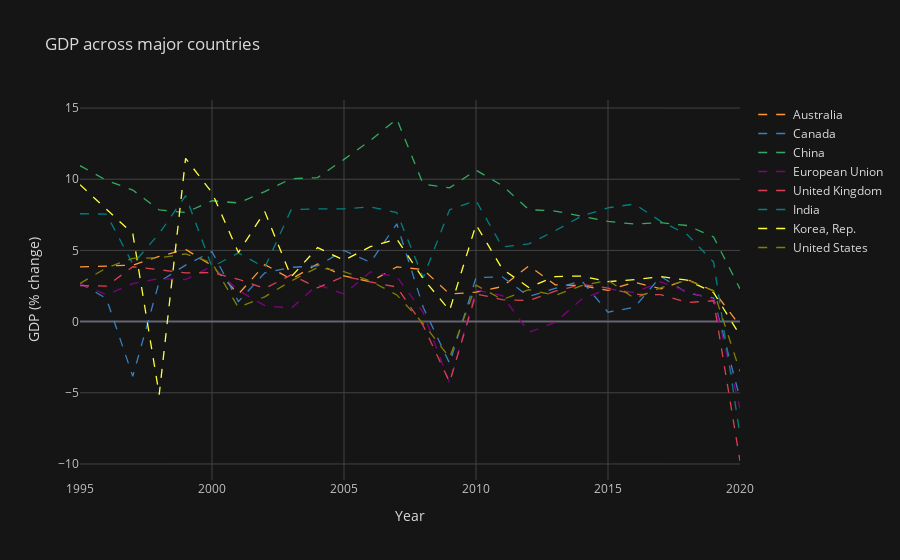
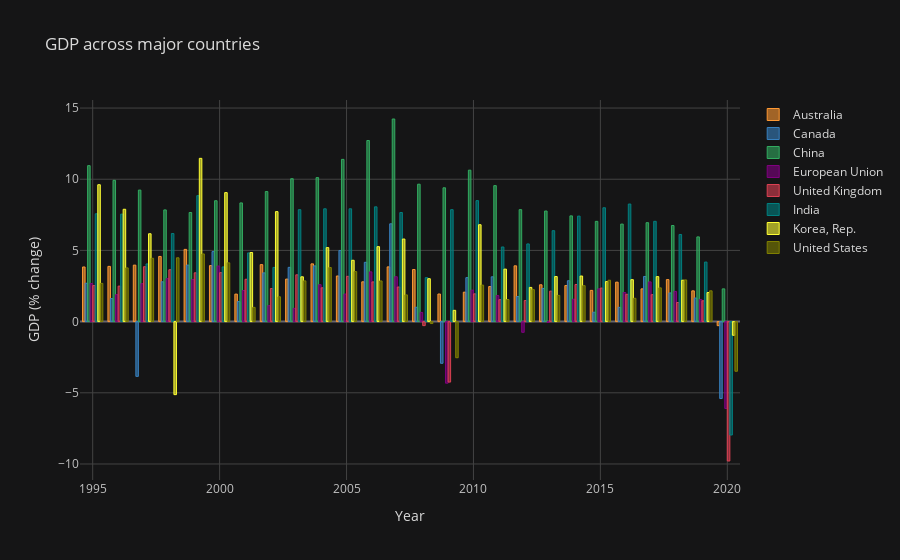

Notebook code for these charts, in order:
### Code cell
# Generate same plots as above but using cufflinks
gdp_fig1 = gdp_new.iplot(kind='line',
                         dash='dash',
                         title="GDP across major countries",
                         xTitle="Year",
                         yTitle='GDP (% change)',
                         asImage=True,
                         filename='GDP_world_line')             
             
gdp_fig2 = gdp_new.iplot(kind='bar',
                         dash='dash',
                         title="GDP across major countries",
                         xTitle="Year",
                         yTitle='GDP (% change)',
                         asImage=True,
                         filename='GDP_world_bar')

#Create the plot matrix:
fig = subplots.make_subplots(rows=2, cols=1)

#Add traces, use  'add_traces', or 'append_trace'.
fig.add_traces(gdp_fig1)
fig.add_traces(gdp_fig2)

fig['layout'].update(height=600,
                     width=600)

### Figure 1 — Plotly figure (JSON) as saved in the notebook; plotly's stock layout.template omitted (floating-point values rounded to 4 significant figures)
{"data": [{"line": {"color": "rgba(255, 153, 51, 1.0)", "dash": "dash", "shape": "linear", "width": 1.3}, "mode": "lines", "name": "Australia", "text": "", "type": "scatter", "x": [1995, 1996, 1997, 1998, 1999, 2000, 2001, 2002, 2003, 2004, 2005, 2006, 2007, 2008, 2009, 2010, 2011, 2012, 2013, 2014, 2015, 2016, 2017, 2018, 2019, 2020], "y": [3.838, 3.879, 3.967, 4.577, 5.074, 3.933, 1.931, 4.001, 2.986, 4.055, 3.204, 2.795, 3.844, 3.658, 1.937, 2.067, 2.463, 3.918, 2.585, 2.533, 2.193, 2.771, 2.301, 2.949, 2.161, -0.2848]}, {"line": {"color": "rgba(55, 128, 191, 1.0)", "dash": "dash", "shape": "linear", "width": 1.3}, "mode": "lines", "name": "Canada", "text": "", "type": "scatter", "x": [1995, 1996, 1997, 1998, 1999, 2000, 2001, 2002, 2003, 2004, 2005, 2006, 2007, 2008, 2009, 2010, 2011, 2012, 2013, 2014, 2015, 2016, 2017, 2018, 2019, 2020], "y": [2.694, 1.619, -3.845, 2.797, 3.97, 4.918, 1.406, 3.422, 3.811, 3.914, 4.996, 4.166, 6.869, 1.008, -2.928, 3.089, 3.147, 1.762, 2.329, 2.87, 0.6592, 1.001, 3.171, 2.014, 1.656, -5.403]}, {"line": {"color": "rgba(50, 171, 96, 1.0)", "dash": "dash", "shape": "linear", "width": 1.3}, "mode": "lines", "name": "China", "text": "", "type": "scatter", "x": [1995, 1996, 1997, 1998, 1999, 2000, 2001, 2002, 2003, 2004, 2005, 2006, 2007, 2008, 2009, 2010, 2011, 2012, 2013, 2014, 2015, 2016, 2017, 2018, 2019, 2020], "y": [10.95, 9.923, 9.237, 7.846, 7.662, 8.49, 8.336, 9.134, 10.04, 10.11, 11.39, 12.72, 14.23, 9.651, 9.399, 10.64, 9.551, 7.864, 7.766, 7.426, 7.041, 6.849, 6.947, 6.75, 5.95, 2.3]}, {"line": {"color": "rgba(128, 0, 128, 1.0)", "dash": "dash", "shape": "linear", "width": 1.3}, "mode": "lines", "name": "European Union", "text": "", "type": "scatter", "x": [1995, 1996, 1997, 1998, 1999, 2000, 2001, 2002, 2003, 2004, 2005, 2006, 2007, 2008, 2009, 2010, 2011, 2012, 2013, 2014, 2015, 2016, 2017, 2018, 2019, 2020], "y": [2.673, 1.893, 2.664, 3.019, 2.959, 3.903, 2.184, 1.124, 0.9305, 2.595, 1.934, 3.494, 3.152, 0.6449, -4.326, 2.21, 1.832, -0.7518, -0.05531, 1.573, 2.301, 2.045, 2.789, 2.118, 1.554, -6.1]}, {"line": {"color": "rgba(219, 64, 82, 1.0)", "dash": "dash", "shape": "linear", "width": 1.3}, "mode": "lines", "name": "United Kingdom", "text": "", "type": "scatter", "x": [1995, 1996, 1997, 1998, 1999, 2000, 2001, 2002, 2003, 2004, 2005, 2006, 2007, 2008, 2009, 2010, 2011, 2012, 2013, 2014, 2015, 2016, 2017, 2018, 2019, 2020], "y": [2.532, 2.492, 3.855, 3.645, 3.428, 3.437, 2.974, 2.324, 3.286, 2.374, 3.18, 2.788, 2.431, -0.2812, -4.248, 1.95, 1.54, 1.479, 2.139, 2.607, 2.356, 1.918, 1.892, 1.341, 1.463, -9.79]}, {"line": {"color": "rgba(0, 128, 128, 1.0)", "dash": "dash", "shape": "linear", "width": 1.3}, "mode": "lines", "name": "India", "text": "", "type": "scatter", "x": [1995, 1996, 1997, 1998, 1999, 2000, 2001, 2002, 2003, 2004, 2005, 2006, 2007, 2008, 2009, 2010, 2011, 2012, 2013, 2014, 2015, 2016, 2017, 2018, 2019, 2020], "y": [7.574, 7.55, 4.05, 6.184, 8.846, 3.841, 4.824, 3.804, 7.86, 7.923, 7.923, 8.061, 7.661, 3.087, 7.862, 8.498, 5.241, 5.456, 6.386, 7.41, 7.996, 8.256, 7.044, 6.12, 4.181, -7.965]}, {"line": {"color": "rgba(255, 255, 51, 1.0)", "dash": "dash", "shape": "linear", "width": 1.3}, "mode": "lines", "name": "Korea, Rep.", "text": "", "type": "scatter", "x": [1995, 1996, 1997, 1998, 1999, 2000, 2001, 2002, 2003, 2004, 2005, 2006, 2007, 2008, 2009, 2010, 2011, 2012, 2013, 2014, 2015, 2016, 2017, 2018, 2019, 2020], "y": [9.615, 7.891, 6.171, -5.129, 11.47, 9.061, 4.852, 7.725, 3.147, 5.197, 4.309, 5.264, 5.8, 3.013, 0.7927, 6.805, 3.686, 2.403, 3.165, 3.202, 2.809, 2.947, 3.16, 2.907, 2.039, -0.9578]}, {"line": {"color": "rgba(128, 128, 0, 1.0)", "dash": "dash", "shape": "linear", "width": 1.3}, "mode": "lines", "name": "United States", "text": "", "type": "scatter", "x": [1995, 1996, 1997, 1998, 1999, 2000, 2001, 2002, 2003, 2004, 2005, 2006, 2007, 2008, 2009, 2010, 2011, 2012, 2013, 2014, 2015, 2016, 2017, 2018, 2019, 2020], "y": [2.684, 3.773, 4.447, 4.481, 4.753, 4.127, 0.9983, 1.742, 2.861, 3.799, 3.513, 2.855, 1.876, -0.1366, -2.537, 2.564, 1.551, 2.25, 1.842, 2.526, 2.908, 1.638, 2.37, 2.927, 2.161, -3.486]}], "layout": {"autosize": true, "legend": {"bgcolor": "#151516", "font": {"color": "#D9D9D9"}}, "paper_bgcolor": "#151516", "plot_bgcolor": "#151516", "title": {"font": {"color": "#D9D9D9"}, "text": "GDP across major countries"}, "xaxis": {"autorange": true, "gridcolor": "#434343", "range": [1995, 2020], "showgrid": true, "tickfont": {"color": "#C2C2C2"}, "title": {"font": {"color": "#D9D9D9"}, "text": "Year"}, "type": "linear", "zerolinecolor": "#666570"}, "yaxis": {"autorange": true, "gridcolor": "#434343", "range": [-11.12, 15.57], "showgrid": true, "tickfont": {"color": "#C2C2C2"}, "title": {"font": {"color": "#D9D9D9"}, "text": "GDP (% change)"}, "type": "linear", "zerolinecolor": "#666570"}}}

### Figure 2 — Plotly figure (JSON) as saved in the notebook; plotly's stock layout.template omitted (floating-point values rounded to 4 significant figures)
{"data": [{"marker": {"color": "rgba(255, 153, 51, 0.6)", "line": {"color": "rgba(255, 153, 51, 1.0)", "width": 1}}, "name": "Australia", "orientation": "v", "text": "", "type": "bar", "x": [1995, 1996, 1997, 1998, 1999, 2000, 2001, 2002, 2003, 2004, 2005, 2006, 2007, 2008, 2009, 2010, 2011, 2012, 2013, 2014, 2015, 2016, 2017, 2018, 2019, 2020], "y": [3.838, 3.879, 3.967, 4.577, 5.074, 3.933, 1.931, 4.001, 2.986, 4.055, 3.204, 2.795, 3.844, 3.658, 1.937, 2.067, 2.463, 3.918, 2.585, 2.533, 2.193, 2.771, 2.301, 2.949, 2.161, -0.2848]}, {"marker": {"color": "rgba(55, 128, 191, 0.6)", "line": {"color": "rgba(55, 128, 191, 1.0)", "width": 1}}, "name": "Canada", "orientation": "v", "text": "", "type": "bar", "x": [1995, 1996, 1997, 1998, 1999, 2000, 2001, 2002, 2003, 2004, 2005, 2006, 2007, 2008, 2009, 2010, 2011, 2012, 2013, 2014, 2015, 2016, 2017, 2018, 2019, 2020], "y": [2.694, 1.619, -3.845, 2.797, 3.97, 4.918, 1.406, 3.422, 3.811, 3.914, 4.996, 4.166, 6.869, 1.008, -2.928, 3.089, 3.147, 1.762, 2.329, 2.87, 0.6592, 1.001, 3.171, 2.014, 1.656, -5.403]}, {"marker": {"color": "rgba(50, 171, 96, 0.6)", "line": {"color": "rgba(50, 171, 96, 1.0)", "width": 1}}, "name": "China", "orientation": "v", "text": "", "type": "bar", "x": [1995, 1996, 1997, 1998, 1999, 2000, 2001, 2002, 2003, 2004, 2005, 2006, 2007, 2008, 2009, 2010, 2011, 2012, 2013, 2014, 2015, 2016, 2017, 2018, 2019, 2020], "y": [10.95, 9.923, 9.237, 7.846, 7.662, 8.49, 8.336, 9.134, 10.04, 10.11, 11.39, 12.72, 14.23, 9.651, 9.399, 10.64, 9.551, 7.864, 7.766, 7.426, 7.041, 6.849, 6.947, 6.75, 5.95, 2.3]}, {"marker": {"color": "rgba(128, 0, 128, 0.6)", "line": {"color": "rgba(128, 0, 128, 1.0)", "width": 1}}, "name": "European Union", "orientation": "v", "text": "", "type": "bar", "x": [1995, 1996, 1997, 1998, 1999, 2000, 2001, 2002, 2003, 2004, 2005, 2006, 2007, 2008, 2009, 2010, 2011, 2012, 2013, 2014, 2015, 2016, 2017, 2018, 2019, 2020], "y": [2.673, 1.893, 2.664, 3.019, 2.959, 3.903, 2.184, 1.124, 0.9305, 2.595, 1.934, 3.494, 3.152, 0.6449, -4.326, 2.21, 1.832, -0.7518, -0.05531, 1.573, 2.301, 2.045, 2.789, 2.118, 1.554, -6.1]}, {"marker": {"color": "rgba(219, 64, 82, 0.6)", "line": {"color": "rgba(219, 64, 82, 1.0)", "width": 1}}, "name": "United Kingdom", "orientation": "v", "text": "", "type": "bar", "x": [1995, 1996, 1997, 1998, 1999, 2000, 2001, 2002, 2003, 2004, 2005, 2006, 2007, 2008, 2009, 2010, 2011, 2012, 2013, 2014, 2015, 2016, 2017, 2018, 2019, 2020], "y": [2.532, 2.492, 3.855, 3.645, 3.428, 3.437, 2.974, 2.324, 3.286, 2.374, 3.18, 2.788, 2.431, -0.2812, -4.248, 1.95, 1.54, 1.479, 2.139, 2.607, 2.356, 1.918, 1.892, 1.341, 1.463, -9.79]}, {"marker": {"color": "rgba(0, 128, 128, 0.6)", "line": {"color": "rgba(0, 128, 128, 1.0)", "width": 1}}, "name": "India", "orientation": "v", "text": "", "type": "bar", "x": [1995, 1996, 1997, 1998, 1999, 2000, 2001, 2002, 2003, 2004, 2005, 2006, 2007, 2008, 2009, 2010, 2011, 2012, 2013, 2014, 2015, 2016, 2017, 2018, 2019, 2020], "y": [7.574, 7.55, 4.05, 6.184, 8.846, 3.841, 4.824, 3.804, 7.86, 7.923, 7.923, 8.061, 7.661, 3.087, 7.862, 8.498, 5.241, 5.456, 6.386, 7.41, 7.996, 8.256, 7.044, 6.12, 4.181, -7.965]}, {"marker": {"color": "rgba(255, 255, 51, 0.6)", "line": {"color": "rgba(255, 255, 51, 1.0)", "width": 1}}, "name": "Korea, Rep.", "orientation": "v", "text": "", "type": "bar", "x": [1995, 1996, 1997, 1998, 1999, 2000, 2001, 2002, 2003, 2004, 2005, 2006, 2007, 2008, 2009, 2010, 2011, 2012, 2013, 2014, 2015, 2016, 2017, 2018, 2019, 2020], "y": [9.615, 7.891, 6.171, -5.129, 11.47, 9.061, 4.852, 7.725, 3.147, 5.197, 4.309, 5.264, 5.8, 3.013, 0.7927, 6.805, 3.686, 2.403, 3.165, 3.202, 2.809, 2.947, 3.16, 2.907, 2.039, -0.9578]}, {"marker": {"color": "rgba(128, 128, 0, 0.6)", "line": {"color": "rgba(128, 128, 0, 1.0)", "width": 1}}, "name": "United States", "orientation": "v", "text": "", "type": "bar", "x": [1995, 1996, 1997, 1998, 1999, 2000, 2001, 2002, 2003, 2004, 2005, 2006, 2007, 2008, 2009, 2010, 2011, 2012, 2013, 2014, 2015, 2016, 2017, 2018, 2019, 2020], "y": [2.684, 3.773, 4.447, 4.481, 4.753, 4.127, 0.9983, 1.742, 2.861, 3.799, 3.513, 2.855, 1.876, -0.1366, -2.537, 2.564, 1.551, 2.25, 1.842, 2.526, 2.908, 1.638, 2.37, 2.927, 2.161, -3.486]}], "layout": {"autosize": true, "legend": {"bgcolor": "#151516", "font": {"color": "#D9D9D9"}}, "paper_bgcolor": "#151516", "plot_bgcolor": "#151516", "title": {"font": {"color": "#D9D9D9"}, "text": "GDP across major countries"}, "xaxis": {"autorange": true, "gridcolor": "#434343", "range": [1994.0, 2020.0], "showgrid": true, "tickfont": {"color": "#C2C2C2"}, "title": {"font": {"color": "#D9D9D9"}, "text": "Year"}, "type": "linear", "zerolinecolor": "#666570"}, "yaxis": {"autorange": true, "gridcolor": "#434343", "range": [-11.12, 15.57], "showgrid": true, "tickfont": {"color": "#C2C2C2"}, "title": {"font": {"color": "#D9D9D9"}, "text": "GDP (% change)"}, "type": "linear", "zerolinecolor": "#666570"}}}
